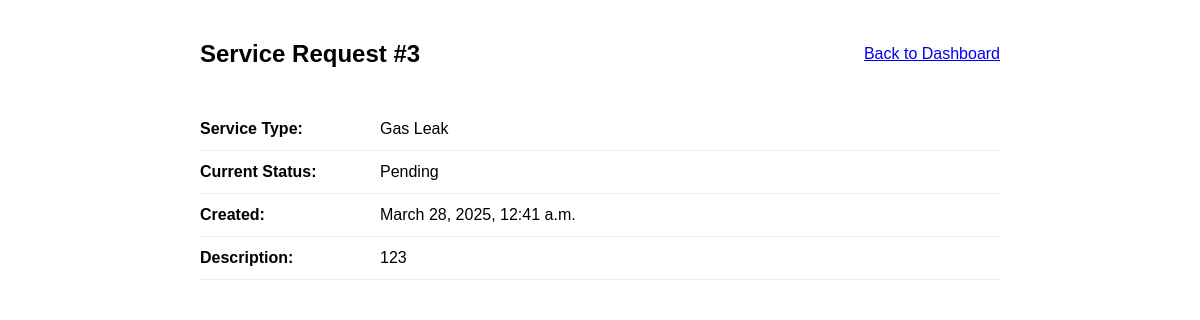
Screenshot of /request/1/ (signed in) with the database file from the repository.
### requests/models.py (models this page shows, shortened)
class ServiceRequest(models.Model):
    STATUS_CHOICES = [
        ('Pending', 'Pending'),
        ('In Progress', 'In Progress'),
        ('Resolved', 'Resolved'),
    ]
    PRIORITY_CHOICES = [
        ('Low', 'Low'),
        ('Medium', 'Medium'),
        ('High', 'High'),
        ('Urgent', 'Urgent'),
    ]
    SERVICE_TYPES = [
        ('New Connection', 'New Connection'),
        ('Billing Issue', 'Billing Issue'),
        ('Gas Leak', 'Gas Leak'),
        ('Meter Problem', 'Meter Problem'),
        ('Other', 'Other'),
    ]
    customer = models.ForeignKey(
        Customer,
        on_delete=models.CASCADE,
        related_name='service_requests'
    )
    service_type = models.CharField(
        max_length=100,
        choices=SERVICE_TYPES,
        help_text="Type of service requested"
    )
    description = models.TextField(help_text="Detailed description of the issue")
    attached_file = models.FileField(
        upload_to='service_requests/',
        blank=True,
        null=True,
        help_text="Supporting documentation or images"
    )
    status = models.CharField(
        max_length=20,
        choices=STATUS_CHOICES,
        default='Pending',
        db_index=True
    )
    priority = models.CharField(
        max_length=20,
        choices=PRIORITY_CHOICES,
        default='Medium',
        db_index=True
    )
    created_at = models.DateTimeField(auto_now_add=True, db_index=True)
    updated_at = models.DateTimeField(auto_now=True)
    resolved_at = models.DateTimeField(blank=True, null=True)
    notes = models.TextField(
        blank=True,
        null=True,
        help_text="Support staff notes"
    )
    assigned_to = models.ForeignKey(
        SupportRepresentative,
        on_delete=models.SET_NULL,
        null=True,
        blank=True,
        related_name='assigned_requests'
    )
    class Meta:
        verbose_name = "Service Request"
        verbose_name_plural = "Service Requests"
        ordering = ['-created_at']
        indexes = [
            models.Index(fields=['customer', 'status']),
            models.Index(fields=['status', 'created_at']),
            models.Index(fields=['priority', 'status']),
        ]

### requests/views.py (the view)
# urls.py: path('request/<int:request_id>/', request_detail, name='request_detail'),
@login_required
def request_detail(request, request_id):
    try:
        service_request = get_object_or_404(ServiceRequest, id=request_id)
        if not (hasattr(request.user, 'role') and request.user.role == 'support_staff'):
            try:
                customer = Customer.objects.get(user=request.user)
                if service_request.customer != customer:
                    messages.error(request, "You don't have permission to view this request.")
                    return redirect('dashboard')
                user_requests = ServiceRequest.objects.filter(customer=customer).order_by('-created_at')
                for index, req in enumerate(user_requests, 1):
                    if req.id == service_request.id:
                        service_request.user_request_id = index
                        break
            except Customer.DoesNotExist:
                messages.error(request, "You don't have permission to view this request.")
                return redirect('dashboard')
    except Exception as e:
        logger.error(f"Error in request_detail view: {str(e)}")
        messages.error(request, "An error occurred while retrieving the request details.")
        return redirect('dashboard')
    return render(request, 'request_detail.html', {'service_request': service_request})

### requests/templates/request_detail.html (shortened to what this page needs)
<!DOCTYPE html>
<html lang="en">
  <head>
  </head>
  <body>
    <div class="container">
      <div class="header">
        <h2>Service Request #{{ service_request.user_request_id }}</h2>
        <a href="{% url 'dashboard' %}">Back to Dashboard</a>
      </div>
      <div class="request-details">
        <div class="detail-row">
          <div class="detail-label">Service Type:</div>
          <div class="detail-value">{{ service_request.service_type }}</div>
        </div>
        <div class="detail-row">
          <div class="detail-label">Current Status:</div>
          <div class="detail-value" class="status-{{ service_request.status|lower|cut:' ' }}">{{ service_request.status }}</div>
        </div>
        <div class="detail-row">
          <div class="detail-label">Created:</div>
          <div class="detail-value">{{ service_request.created_at }}</div>
        </div>
        <div class="detail-row">
          <div class="detail-label">Description:</div>
          <div class="detail-value">{{ service_request.description }}</div>
        </div>
      </div>
    </div>
  </body>
</html>

### requests/templates/request_detail.html (style rules this page uses)
body { font-family: Arial, sans-serif; margin: 0; padding: 20px; }
.container { max-width: 800px; margin: 0 auto; }
.header { display: flex; justify-content: space-between; align-items: center; margin-bottom: 20px; }
.request-details { margin-bottom: 30px; }
.detail-row { display: flex; border-bottom: 1px solid #eee; padding: 12px 0; }
.detail-label { font-weight: bold; width: 180px; }
.detail-value { flex: 1; }

### rows the page displays
ServiceRequest: user_request_id "3", service_type "Gas Leak", status "Pending", created_at "March 28, 2025, 12:41 a.m.", description "123"
